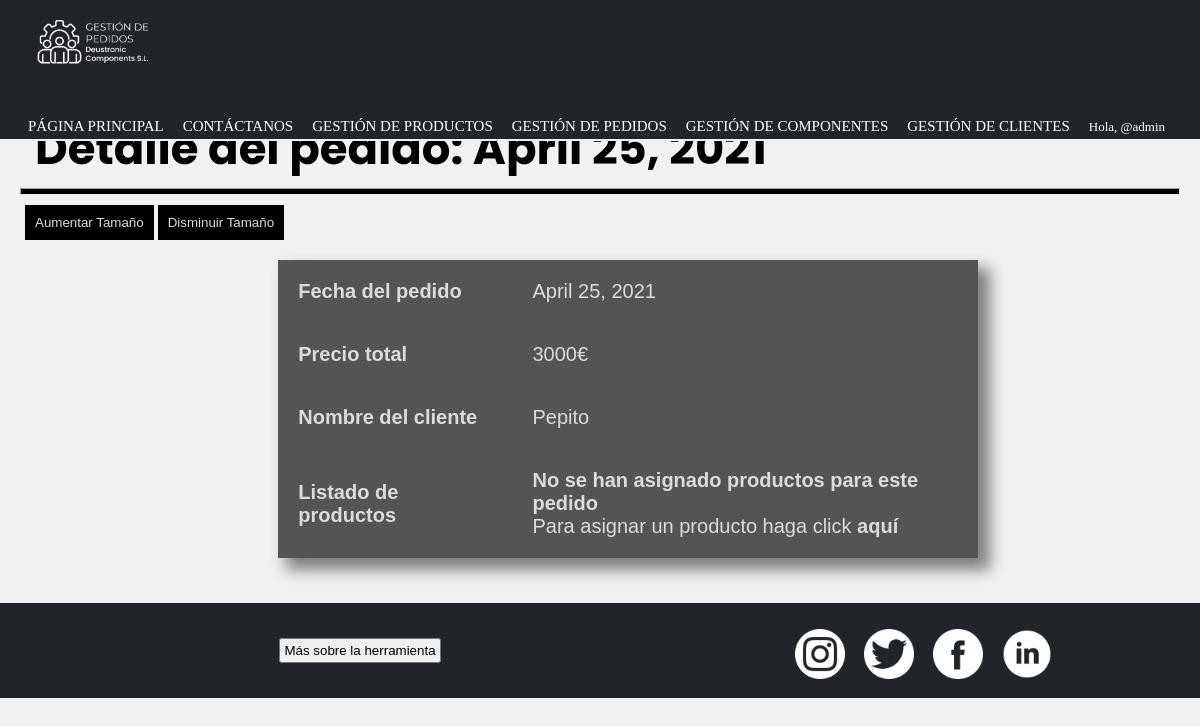
Screenshot of /gestionDePedidos/detallePedido/1/ (signed in) with the database file from the repository.
### appGestionDePedidos/models.py (models this page shows, shortened)
class Pedido(models.Model):
    fecha = models.DateField()
    precioTotal = models.IntegerField()
    cliente = models.ForeignKey(Cliente, on_delete=models.CASCADE) #para la recacion 1-n con cliente
    productos = models.ManyToManyField(Producto, through = 'Compone')#esto nos crea la tabla intermedia de la n-m invisible de pedido-producto

class Cliente(models.Model):
    cif = models.CharField(max_length=10)
    nombre = models.CharField(max_length=50)
    telefono = models.CharField(max_length=9)
    nombreEmpresa = models.CharField(max_length=50)
    email = models.EmailField(max_length=50)
    def __str__(self):
        return self.nombre

### appGestionDePedidos/views.py (the view)
# urls.py: path('detallePedido/<int:pk>/', PedidoDetailView.as_view(), name = 'detallePedido'),
class PedidoDetailView(PermissionRequiredMixin, DetailView):
        permission_required = 'appGestionDePedidos.view_pedido'
        model = Pedido
        template_name = 'detallePedido.html'
        context_object_name = 'detalle_pedido'

### appGestionDePedidos/templates/detallePedido.html (shortened to what this page needs)
{% extends "base.html" %}
{% load static %}
{% block content %}
    <header>
        <h2 class="pagSecundarias">Detalle del pedido: {{detalle_pedido.fecha}}</h2>
        <hr>
    </header>
    <div id="botones">
        <button id="aumentarTamaño">Aumentar Tamaño</button>
        <button id="disminuirTamaño">Disminuir Tamaño</button>
    </div>
    <div class="detalle">
        <table id="texto">
            <tr>
                <th>Fecha del pedido</th>
                <td>{{ detalle_pedido.fecha }}</td>
            </tr>
            <tr>
                <th>Precio total</th>
                <td>{{ detalle_pedido.precioTotal }}€</td>
            </tr>
            <tr>
                <th>Nombre del cliente</th>
                <td>{{ detalle_pedido.cliente }}</td>
            </tr>
            <tr>
                <th>Listado de productos</th>
                <td>
                    {% if detalle_pedido.compone_set.all %}
                        <ul>
                            {% for productos in detalle_pedido.compone_set.all %}
                                <li>{{productos.producto}} cant.:{{productos.cantidad}}</li>
                            {% endfor %}
                        </ul>
                    {% else %}
                        <h4>No se han asignado productos para este pedido</h4>
                        {% if perms.appGestionDePedidos.add_compone %}
                            <p>Para asignar un producto haga click <a href="{% url 'anyadirPedidoProducto' %}">aquí</a></p>
                        {% endif %}
                    {% endif %}
                </td>
            </tr>
        </table>
    </div>
{% endblock %}

### appGestionDePedidos/templates/base.html (shortened to what this page needs)
<!DOCTYPE html>
{% load static %}
<html lang="es">
<head>
    <link rel="stylesheet" href="{% static 'CSS/style.css' %}?{% now 'U' %}">
</head>
<body>
    <header>
        <div class="nav-fijado">
            <nav class="menu">
                <img src="{% static 'IMG/logo_nav.png' %}" alt="Logo" width="150px">
                <ul>
                    <li><a href="{% url 'pagPrincipal' %}">PÁGINA PRINCIPAL</a></li>
                    <li><a href = "{% url 'contacto' %}">CONTÁCTANOS</a></li>
                    <li><a href="">GESTIÓN DE PRODUCTOS</a>
                    </li>
                    <li><a href="">GESTIÓN DE PEDIDOS</a>
                    </li>
                    <li><a href="">GESTIÓN DE COMPONENTES</a>
                    </li>
                    <li><a href="">GESTIÓN DE CLIENTES</a>
                    </li>
                    {% if user.is_authenticated %}
                        <li>
                            <p id="saludo-usuario">Hola, @{{ user.username }}</p>
                        </li>
                    {% else %}
                        <li>
                            <a href="{% url 'login' %}" title="Iniciar sesión"><img src="{% static 'IMG/iniciar_sesion.png' %}" width="25px" height="25px"></a>
                        </li>
                    {% endif %}
                </ul>
            </nav>
        </div>
    </header>
    <main>
        {% block content %}{% endblock %}
    </main>
    <footer class="pie">
        <div id="saberMas">
            <button id="masInfo">Más sobre la herramienta</button>
        </div>
        <div id="redes">
            <a href="https://www.instagram.com/?hl=es" title="Instagram"><img src="{% static 'IMG/instagram.png' %}" alt="Intagram" width="50px" height="50px"></a>
            <a href="https://twitter.com/?lang=es" title="Twitter"><img src="{% static 'IMG/twitter.png' %}"alt="Twitter" width="50px" height="50px"></a>
            <a href="https://es-es.facebook.com/" title="Facebook"><img src="{% static 'IMG/facebook.png' %}" alt="Facebook" width="50px" height="50px"></a>
            <a href="https://es.linkedin.com/" title="LinkedIn"><img src="{% static 'IMG/linkedin.png' %}" alt="LinkedIn" width="50px" height="50px"></a>
        </div>
    </footer>
</body>
</html>

### appGestionDePedidos/static/CSS/style.css (style rules this page uses)
* { padding: 0; margin: 0; }
.nav-fijado { width: 100%; position: fixed; z-index: 1; border-bottom: 2px solid rgb(241, 241, 241); background-color: rgb(33, 37, 41); }
.menu { margin-left: auto; margin-right: auto; font-family: "calibri"; width: 100%; }
.menu img { float: left; padding-top: 0px; padding-left: 15px; padding-bottom: 0px; }
.menu ul { margin: auto; list-style: none; padding-right: 20px; float: right; }
.menu li { display: inline-block; }
.menu li a { text-decoration: none; color: white; font-size: 15px; padding-top: 30px; padding-right: 15px; transition: color 0.4s; display: table-cell; vertical-align: middle; }
.menu li p { text-decoration: none; color: white; font-size: 15px; padding-top: 35px; padding-right: 15px; display: table-cell; vertical-align: middle; }
.menu #saludo-usuario { font-size: 13px; }
.pie { background-color: rgb(33, 37, 41); min-height: 95px; height: 100%; width: 100%; bottom: 0; clear: right; clear: left; display: flex; align-items: center; }
.pie #redes { margin-left: 60px; }
.pie #saberMas { text-align: center; width: 700px; padding: 10px; font-family: "poppins", Arial, Helvetica, sans-serif; font-size: 15px; color: gainsboro; }
.pie #saberMas button { padding: 3px; }
.pie img { margin-top: 10px; margin-left: 15px; }
body { height: 100%; background-color: rgb(241, 241, 241); }
main { min-height: 521px; height: 100%; padding: 15px; }
main h2 { padding: 20px; font-family: "poppins", Arial, Helvetica, sans-serif; font-size: 45px; color: black; }
.pagSecundarias { padding-top: 100px; }
hr { margin: auto; margin-top: -15px; height: 5px; width: 99%; background-color: black; }
#botones { margin: 10px; }
#botones button { padding: 10px; border: 0px; background-color: black; color: gainsboro; transition: background-color 1s; }
.detalle { padding: 30px; padding-top: 10px; width: 55%; margin: auto; }
.detalle table { border-collapse: collapse; border-spacing: 0; box-shadow: 10px 10px 14px 2px rgba(0,0,0,0.47); font-family: "calibri", Verdana, Geneva, Tahoma, sans-serif; font-size: 20px; color: gainsboro; width: 700px; text-align: left; background-color: rgba(0, 0, 0, 0.65); }
.detalle tr { transition: background-color 1s; }
.detalle th, td { padding: 20px; }
.detalle p a { font-weight: 800; text-decoration: none; color: gainsboro; transition: color 0.4s; }

### rows the page displays
Pedido: fecha "April 25, 2021", precioTotal "3000", cliente "Pepito"

### other values shown
{{ user.username }} "admin"
